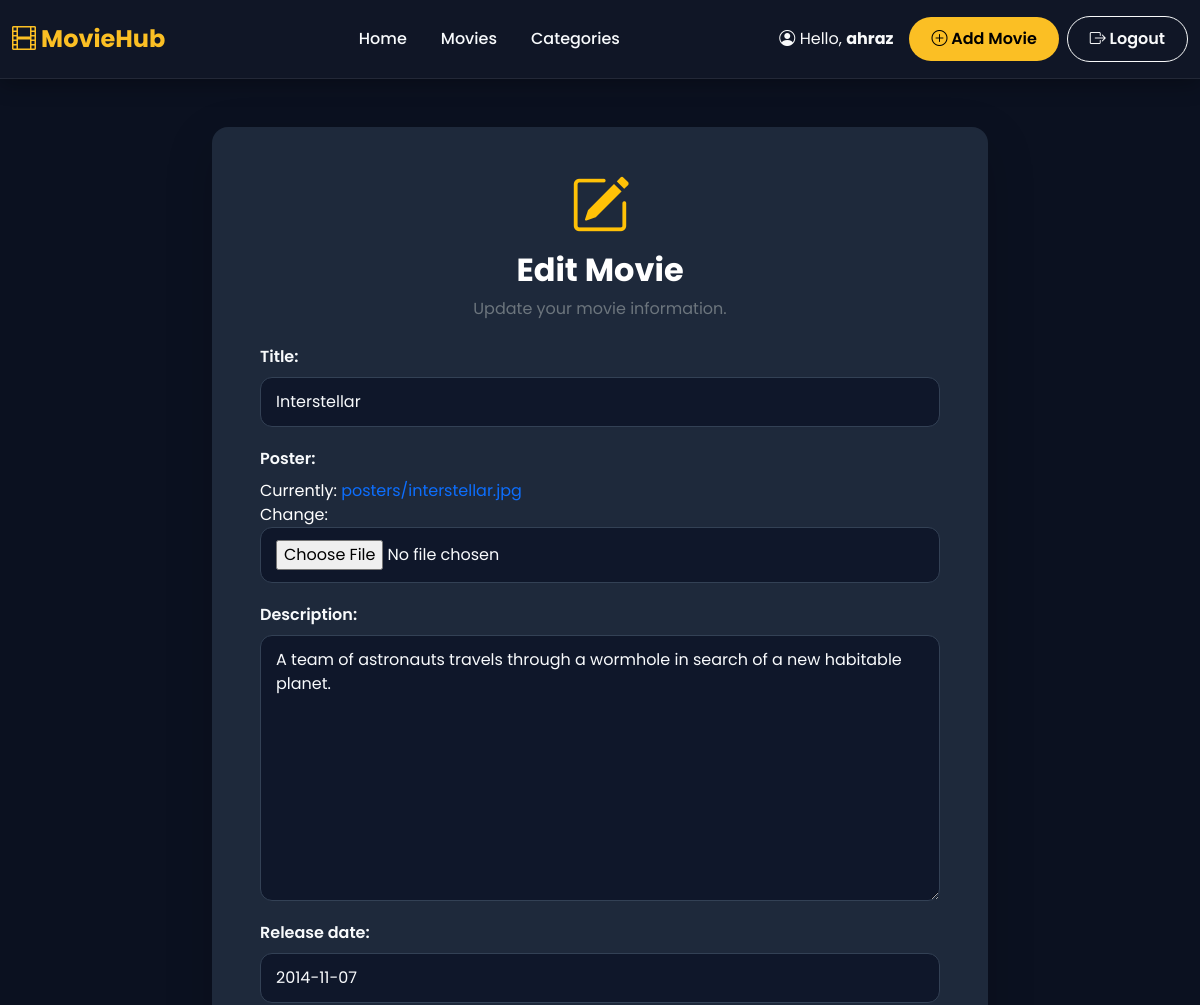
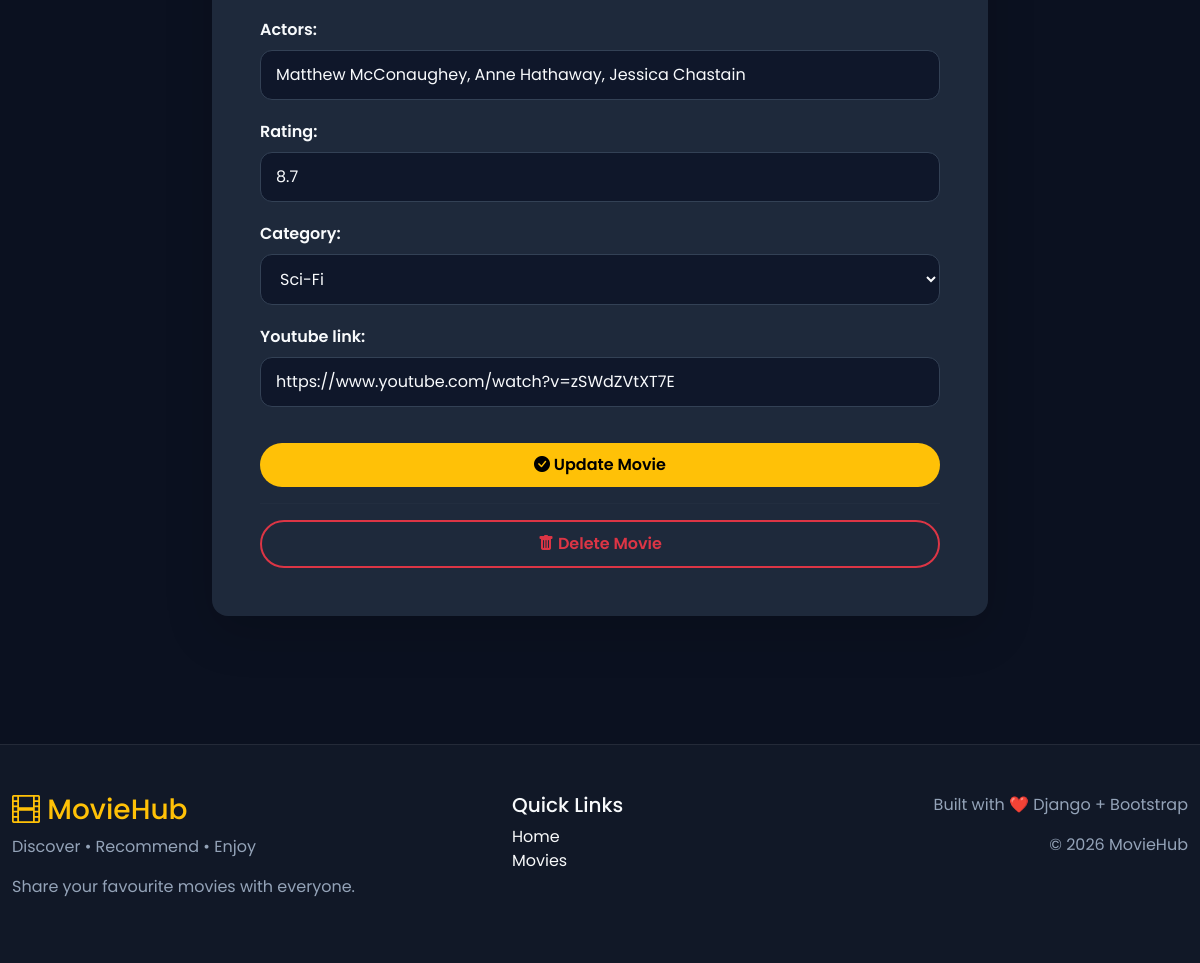
/movie/2/edit/ (signed in), run on the app's committed database (2 pictures, top to bottom).
### movies/models.py (models this page shows, shortened)
class Movie(models.Model):
    title = models.CharField(max_length=200)
    poster = models.ImageField(upload_to="posters/")
    description = models.TextField()
    release_date = models.DateField()
    actors = models.CharField(max_length=300)
    rating = models.FloatField()
    category = models.ForeignKey(
        Category,
        on_delete=models.CASCADE,
        related_name="movies"
    )
    youtube_link = models.URLField()
    user = models.ForeignKey(
        User,
        on_delete=models.CASCADE,
        related_name="movies"
    )

### movies/views.py (the view)
# urls.py: path("movie/<int:movie_id>/edit/", views.edit_movie, name="edit_movie"),
@login_required
def edit_movie(request, movie_id):
    movie = get_object_or_404(Movie, id=movie_id)
    if movie.user != request.user:
        return HttpResponseForbidden("You are not allowed to edit this movie.")
    if request.method == "POST":
        form = MovieForm(request.POST, request.FILES, instance=movie)
        if form.is_valid():
            form.save()
            messages.success(request, "Movie updated successfully!")
            return redirect("movie_detail", movie.id)
    else:
        form = MovieForm(instance=movie)
    return render(
    request,
    "movies/edit_movie.html",
    {
        "form": form,
        "movie": movie,
    }
)

### movies/forms.py
class MovieForm(forms.ModelForm):
    class Meta:
        model = Movie
        fields = [
            "title",
            "poster",
            "description",
            "release_date",
            "actors",
            "rating",
            "category",
            "youtube_link",
        ]

### movies/models.py (called while the page is built)
    def __str__(self):
        return self.name

### movies/templates/movies/edit_movie.html (shortened to what this page needs)
{% extends 'base.html' %}
{% block content %}
<div class="row justify-content-center">
    <div class="col-lg-8">
        <div class="card shadow-lg border-0 rounded-4">
            <div class="card-body p-5">
                <div class="text-center mb-4">
                    <i class="bi bi-pencil-square text-warning"
                       style="font-size:60px;"></i>
                    <h2 class="fw-bold mt-3">
                        Edit Movie
                    </h2>
                    <p class="text-secondary">
                        Update your movie information.
                    </p>
                </div>
                <form method="POST"
                      enctype="multipart/form-data">
                    {{ form.as_p }}
                    <button
                        type="submit"
                        class="btn btn-warning w-100 mt-3">
                        <i class="bi bi-check-circle-fill"></i>
                        Update Movie
                    </button>
                </form>
                {% if user == movie.user %}
                <hr>
                <a
                    href="{% url 'delete_movie' movie.id %}"
                    class="btn btn-outline-danger w-100">
                    <i class="bi bi-trash-fill"></i>
                    Delete Movie
                </a>
                {% endif %}
            </div>
        </div>
    </div>
</div>
{% endblock %}

### templates/base.html (shortened to what this page needs)
<head>
    <link href="https://cdn.jsdelivr.net/npm/bootstrap@5.3.7/dist/css/bootstrap.min.css" rel="stylesheet">
    <link rel="stylesheet"
          href="https://cdn.jsdelivr.net/npm/bootstrap-icons@1.11.3/font/bootstrap-icons.min.css">
</head>
<body>
<nav class="navbar navbar-expand-lg navbar-dark sticky-top">
    <div class="container">
        <a class="navbar-brand" href="{% url 'home' %}">
            <i class="bi bi-film"></i> MovieHub
        </a>
        <div class="collapse navbar-collapse" id="navbarContent">
            <ul class="navbar-nav mx-auto">
                <li class="nav-item">
                    <a class="nav-link" href="{% url 'home' %}">
                        Home
                    </a>
                </li>
                <li class="nav-item">
                    <a class="nav-link" href="{% url 'home' %}#movies">
    Movies
</a>
                </li>
                <li class="nav-item">
                    <a class="nav-link" href="#">
                        Categories
                    </a>
                </li>
            </ul>
            <div class="d-flex align-items-center">
                {% if user.is_authenticated %}
                    <span class="text-light me-3">
                        <i class="bi bi-person-circle"></i>
                        Hello,
                        <strong>{{ user.username }}</strong>
                    </span>
                    <a
                        href="{% url 'add_movie' %}"
                        class="btn btn-primary me-2">
                        <i class="bi bi-plus-circle"></i>
                        Add Movie
                    </a>
                    <a
                        href="{% url 'logout' %}"
                        class="btn btn-outline-light">
                        <i class="bi bi-box-arrow-right"></i>
                        Logout
                    </a>
                {% endif %}
            </div>
        </div>
    </div>
</nav>
<div class="container py-5">
    {% block content %}
    {% endblock %}
</div>
<footer class="py-5">
    <div class="container">
        <div class="row">
            <div class="col-lg-5">
                <h3 class="text-warning">
                    <i class="bi bi-film"></i>
                    MovieHub
                </h3>
                <p>
                    Discover • Recommend • Enjoy
                </p>
                <p>
                    Share your favourite movies with everyone.
                </p>
            </div>
            <div class="col-lg-3">
                <h5>
                    Quick Links
                </h5>
                <ul class="list-unstyled">
                    <li>
                        <a href="{% url 'home' %}" class="text-decoration-none text-light">
                            Home
                        </a>
                    </li>
                    <li>
                        <a href="{% url 'home' %}" class="text-decoration-none text-light">
                            Movies
                        </a>
                    </li>
                </ul>
            </div>
            <div class="col-lg-4 text-lg-end mt-4 mt-lg-0">
                <p>
                    Built with
                    ❤️ Django + Bootstrap
                </p>
                <p>
                    © 2026 MovieHub
                </p>
            </div>
        </div>
    </div>
</footer>
</body>

### templates/base.html (style rules this page uses)
* { margin:0; padding:0; box-sizing:border-box; font-family:'Poppins',sans-serif; }
body { background:var(--bg); color:var(--text); min-height:100vh; }
a { text-decoration:none; transition:.3s; }
.container { max-width:1200px; }
form p { margin-bottom:20px; }
form label { display:block; font-weight:600; margin-bottom:8px; color:#F8FAFC; }
form input, form textarea, form select { width:100%; padding:12px 15px; border-radius:12px; border:1px solid #334155; background:#0F172A; color:#F8FAFC; }
.navbar { background:rgba(17,24,39,.9)!important; backdrop-filter:blur(12px); border-bottom:1px solid rgba(255,255,255,.08); box-shadow:0 5px 20px rgba(0,0,0,.3); padding:16px 0; }
.navbar-brand { font-size:1.5rem; font-weight:700; color:var(--primary)!important; }
.nav-link { color:var(--text)!important; margin-left:18px; position:relative; font-weight:500; }
.nav-link::after { content:""; position:absolute; left:0; bottom:-6px; width:0%; height:2px; background:var(--primary); transition:.3s; }
.btn { border-radius:50px; padding:10px 22px; font-weight:600; transition:.3s; }
.btn-primary { background:var(--primary); border:none; color:#000; }
.btn-warning { border:none; }
.card { background:var(--card); border:none; border-radius:18px; overflow:hidden; transition:.35s; color:white; box-shadow:0 10px 25px rgba(0,0,0,.35); }
footer { margin-top:80px; background:var(--surface); border-top:1px solid rgba(255,255,255,.08); }
footer p { color:var(--muted); }
.btn-outline-danger { border-width:2px; }
.card-body hr { border-color:rgba(255,255,255,.08); }
.card { animation:fadeUp .5s ease; }

### data on the page
Movie: title "Interstellar", description "A team of astronauts travels through a wormhole in search of a new habitable planet.", release_date "2014-11-07", actors "Matthew McConaughey, Anne Hathaway, Jessica Chastain", rating "8.7", category "Sci-Fi", youtube_link "https://www.youtube.com/watch?v=zSWdZVtXT7E"

### other printed values
{{ user.username }} "ahraz"
